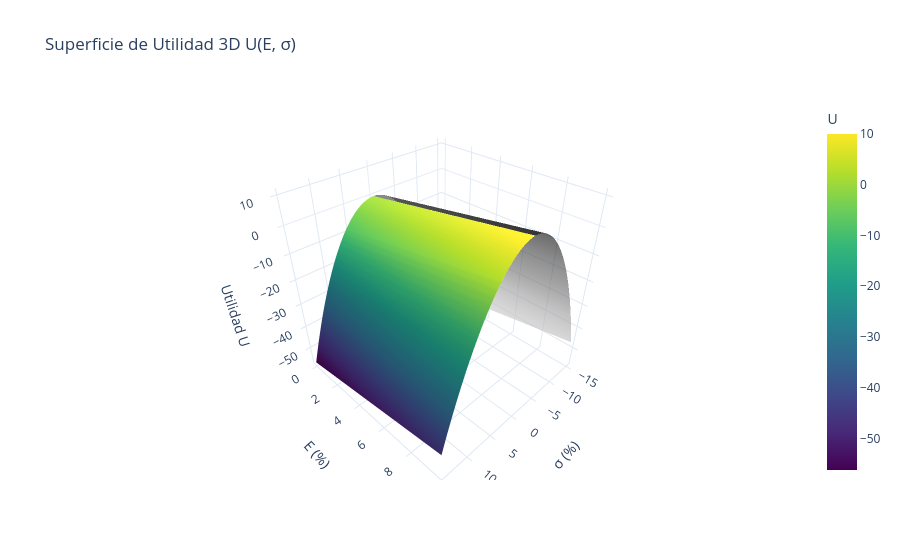

The notebook cell saved with this chart:
### Code cell
# ==========================================
# 3. Figura 2: Superficie de Utilidad 3D U(E, σ)
# ==========================================
# Malla lado negativo (σ < 0)
sigma_grid_neg, E_grid_neg = np.meshgrid(np.linspace(-15, 0, 30), np.linspace(0, 10, 30))
U_grid_neg = E_grid_neg - 0.5 * gamma * (sigma_grid_neg**2) / 100

# Malla lado positivo (σ ≥ 0)
sigma_grid_pos, E_grid_pos = np.meshgrid(np.linspace(0, 15, 30), np.linspace(0, 10, 30))
U_grid_pos = E_grid_pos - 0.5 * gamma * (sigma_grid_pos**2) / 100

fig_3d = go.Figure()

# Superficie en escala de grises (Lado no físico)
fig_3d.add_trace(go.Surface(
    x=sigma_grid_neg, 
    y=E_grid_neg, 
    z=U_grid_neg,
    colorscale='Greys',
    showscale=False,
    opacity=0.6,
    name='σ < 0 (Matemático)'
))

# Superficie a color Viridis (Lado positivo relevante)
fig_3d.add_trace(go.Surface(
    x=sigma_grid_pos, 
    y=E_grid_pos, 
    z=U_grid_pos,
    colorscale='Viridis',
    showscale=True,
    colorbar=dict(title='U'),
    name='σ ≥ 0 (Relevante)'
))

fig_3d.update_layout(
    title='Superficie de Utilidad 3D U(E, σ)',
    scene=dict(
        xaxis_title='σ (%)',
        yaxis_title='E (%)',
        zaxis_title='Utilidad U'
    ),
    template='plotly_white'
)

# Mostrar gráficos
fig_3d.show()

### Figure 1 — Plotly figure (JSON) as saved in the notebook; plotly's stock layout.template omitted (floating-point values rounded to 4 significant figures; data arrays with more than 128 entries replaced by an {"elided": "..."} marker saying what was removed)
{"data": [{"colorscale": [[0, "rgb(255,255,255)"], [0.125, "rgb(240,240,240)"], [0.25, "rgb(217,217,217)"], [0.375, "rgb(189,189,189)"], [0.5, "rgb(150,150,150)"], [0.625, "rgb(115,115,115)"], [0.75, "rgb(82,82,82)"], [0.875, "rgb(37,37,37)"], [1, "rgb(0,0,0)"]], "name": "σ < 0 (Matemático)", "opacity": 0.6, "showscale": false, "type": "surface", "x": {"elided": "30x30 float values"}, "y": {"elided": "30x30 float values"}, "z": {"elided": "30x30 float values"}}, {"colorbar": {"title": {"text": "U"}}, "colorscale": [[0, "#440154"], [0.1111, "#482878"], [0.2222, "#3e4989"], [0.3333, "#31688e"], [0.4444, "#26828e"], [0.5556, "#1f9e89"], [0.6667, "#35b779"], [0.7778, "#6ece58"], [0.8889, "#b5de2b"], [1, "#fde725"]], "name": "σ ≥ 0 (Relevante)", "showscale": true, "type": "surface", "x": {"elided": "30x30 float values"}, "y": {"elided": "30x30 float values"}, "z": {"elided": "30x30 float values"}}], "layout": {"scene": {"xaxis": {"title": {"text": "σ (%)"}}, "yaxis": {"title": {"text": "E (%)"}}, "zaxis": {"title": {"text": "Utilidad U"}}}, "title": {"text": "Superficie de Utilidad 3D U(E, σ)"}}}
